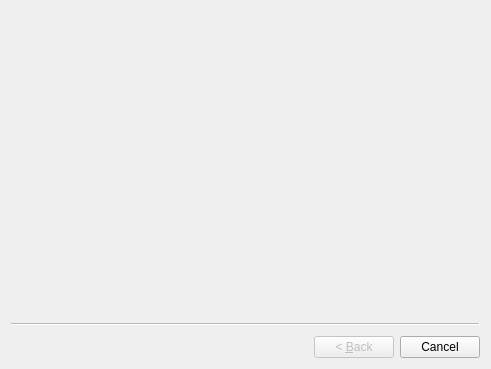
<?xml version="1.0" encoding="UTF-8"?>
<ui version="4.0">
 <class>ExportWizard</class>
 <widget class="QWizard" name="ExportWizard">
  <property name="geometry">
   <rect>
    <x>0</x>
    <y>0</y>
    <width>491</width>
    <height>369</height>
   </rect>
  </property>
  <property name="windowTitle">
   <string>Export</string>
  </property>
 </widget>
 <resources/>
 <connections/>
</ui>
